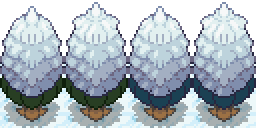
#> input picture tools/sources/snow/cây vùng băng tuyết.png, 256 x 128 px, found by its file name
$ python test_tree_clean.py
#> lines starting #> are read from the running program, lines starting #| are printed output that depends on the picture; after the words box and inside, x2 and y2 are one past the last pixel; in counts of white or black regions, pixels touching at a corner belong together
import os
from PIL import Image
import numpy as np
from collections import deque

p = 'tools/sources/snow/cây vùng băng tuyết.png'
im = Image.open(p).convert("RGBA")
#> im is the input picture: PIL image 256x128 RGBA; mean R, G, B, A 127.8, 138.5, 146.4, 211.3
tree0 = im.crop((0, 0, 64, 128))
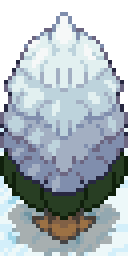
#> tree0: PIL image 64x128 RGBA (shown 2 times larger); mean R, G, B, A 125, 135.3, 141, 207.9; transparent parts drawn white
arr = np.array(tree0)
h, w = arr.shape[:2]
#> h = 128; w = 64

GROUND = {
    (237, 248, 249),
    (211, 239, 250),
    (160, 213, 232),
    (167, 175, 176),
    (147, 168, 176),
    (122, 176, 206),
    (112, 149, 163),
}

visited = np.zeros((h, w), dtype=bool)
q = deque()

# Seeds strictly from bottom row and bottom side borders:
seeds = [(h - 1, x) for x in range(w)]
seeds += [(y, 0) for y in range(64, h)]
seeds += [(y, w - 1) for y in range(64, h)]

for y, x in seeds:
    c = tuple(arr[y, x][:3])
    if c in GROUND:
        visited[y, x] = True
        q.append((y, x))
#> this loop made 192 passes
#> c on passes 1 to 3: (237, 248, 249), (237, 248, 249), (211, 239, 250)
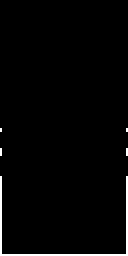
#> visited: shape (128, 64) bool (shown 2 times larger); 1.9% white in thin lines or dots, all inside (x1, y1, x2, y2) = (0, 64, 64, 128)

while q:
    y, x = q.popleft()
    for dy, dx in ((1, 0), (-1, 0), (0, 1), (0, -1)):
        ny, nx = y + dy, x + dx
        if 0 <= ny < h and 0 <= nx < w and not visited[ny, nx]:
            c = tuple(arr[ny, nx][:3])
            if c in GROUND:
                visited[ny, nx] = True
                q.append((ny, nx))
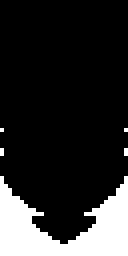
#> visited: shape (128, 64) bool (shown 2 times larger); 17% white; 5 white regions (4 under 20 px), largest, box (x1, y1, x2, y2) and area: (0, 88, 64, 128) 1368

out = arr.copy()
for y in range(h):
    for x in range(w):
        if visited[y, x]:
            out[y, x] = (0, 0, 0, 0)
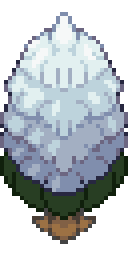
#> out: shape (128, 64, 4) (shown 2 times larger); 16.99% of pixels changed, all inside (x1, y1, x2, y2) = (0, 64, 64, 128); transparent parts drawn white

res = Image.fromarray(out, "RGBA")
res.save('apps/web/public/assets/biomes/snow/test_cutouts/tree0_perfect.png')
print("Saved tree0_perfect.png successfully!")
